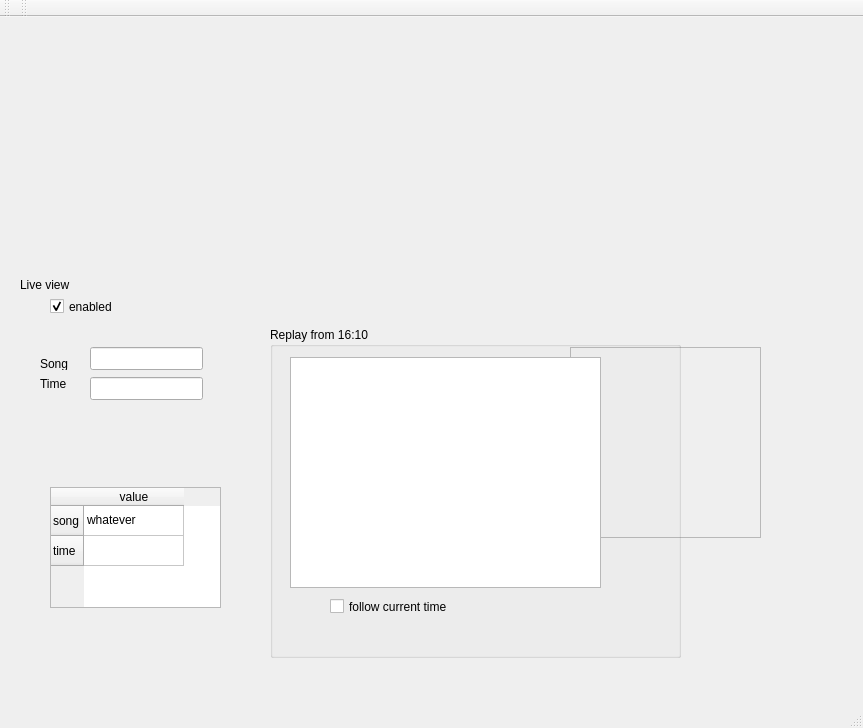
<?xml version="1.0" encoding="UTF-8"?>
<ui version="4.0">
 <class>MainWindow</class>
 <widget class="QMainWindow" name="MainWindow">
  <property name="geometry">
   <rect>
    <x>0</x>
    <y>0</y>
    <width>863</width>
    <height>728</height>
   </rect>
  </property>
  <property name="windowTitle">
   <string>MainWindow</string>
  </property>
  <widget class="QWidget" name="centralwidget">
   <widget class="QLabel" name="label">
    <property name="geometry">
     <rect>
      <x>20</x>
      <y>260</y>
      <width>251</width>
      <height>16</height>
     </rect>
    </property>
    <property name="text">
     <string>Live view</string>
    </property>
   </widget>
   <widget class="QWidget" name="liveView" native="true">
    <property name="geometry">
     <rect>
      <x>20</x>
      <y>10</y>
      <width>320</width>
      <height>240</height>
     </rect>
    </property>
   </widget>
   <widget class="QCheckBox" name="checkBox">
    <property name="geometry">
     <rect>
      <x>50</x>
      <y>280</y>
      <width>121</width>
      <height>19</height>
     </rect>
    </property>
    <property name="text">
     <string>enabled</string>
    </property>
    <property name="checked">
     <bool>true</bool>
    </property>
   </widget>
   <widget class="QTableWidget" name="tableWidget">
    <property name="geometry">
     <rect>
      <x>50</x>
      <y>470</y>
      <width>171</width>
      <height>121</height>
     </rect>
    </property>
    <row>
     <property name="text">
      <string>song</string>
     </property>
    </row>
    <row>
     <property name="text">
      <string>time</string>
     </property>
    </row>
    <column>
     <property name="text">
      <string>value</string>
     </property>
    </column>
    <item row="0" column="0">
     <property name="text">
      <string>whatever</string>
     </property>
    </item>
   </widget>
   <widget class="QLabel" name="label_3">
    <property name="geometry">
     <rect>
      <x>40</x>
      <y>340</y>
      <width>52</width>
      <height>13</height>
     </rect>
    </property>
    <property name="text">
     <string>Song</string>
    </property>
   </widget>
   <widget class="QLabel" name="label_4">
    <property name="geometry">
     <rect>
      <x>40</x>
      <y>360</y>
      <width>52</width>
      <height>13</height>
     </rect>
    </property>
    <property name="text">
     <string>Time</string>
    </property>
   </widget>
   <widget class="QLineEdit" name="lineEdit">
    <property name="geometry">
     <rect>
      <x>90</x>
      <y>330</y>
      <width>113</width>
      <height>23</height>
     </rect>
    </property>
   </widget>
   <widget class="QLineEdit" name="lineEdit_2">
    <property name="geometry">
     <rect>
      <x>90</x>
      <y>360</y>
      <width>113</width>
      <height>23</height>
     </rect>
    </property>
   </widget>
   <widget class="QScrollArea" name="scrollArea">
    <property name="geometry">
     <rect>
      <x>570</x>
      <y>330</y>
      <width>191</width>
      <height>191</height>
     </rect>
    </property>
    <property name="widgetResizable">
     <bool>true</bool>
    </property>
    <widget class="QWidget" name="scrollAreaWidgetContents">
     <property name="geometry">
      <rect>
       <x>0</x>
       <y>0</y>
       <width>189</width>
       <height>189</height>
      </rect>
     </property>
    </widget>
   </widget>
   <widget class="QGroupBox" name="groupBox">
    <property name="geometry">
     <rect>
      <x>270</x>
      <y>310</y>
      <width>411</width>
      <height>331</height>
     </rect>
    </property>
    <property name="title">
     <string>Replay from 16:10</string>
    </property>
    <widget class="QGraphicsView" name="graphicsView_2">
     <property name="geometry">
      <rect>
       <x>20</x>
       <y>30</y>
       <width>311</width>
       <height>231</height>
      </rect>
     </property>
    </widget>
    <widget class="QCheckBox" name="checkBox_2">
     <property name="geometry">
      <rect>
       <x>60</x>
       <y>270</y>
       <width>191</width>
       <height>19</height>
      </rect>
     </property>
     <property name="text">
      <string>follow current time</string>
     </property>
    </widget>
    <zorder>graphicsView_2</zorder>
    <zorder>graphicsView_2</zorder>
    <zorder>checkBox_2</zorder>
   </widget>
  </widget>
  <widget class="QMenuBar" name="menubar">
   <property name="geometry">
    <rect>
     <x>0</x>
     <y>0</y>
     <width>863</width>
     <height>21</height>
    </rect>
   </property>
  </widget>
  <widget class="QStatusBar" name="statusbar"/>
  <widget class="QToolBar" name="toolBar">
   <property name="windowTitle">
    <string>toolBar</string>
   </property>
   <attribute name="toolBarArea">
    <enum>TopToolBarArea</enum>
   </attribute>
   <attribute name="toolBarBreak">
    <bool>false</bool>
   </attribute>
  </widget>
  <widget class="QToolBar" name="toolBar_2">
   <property name="windowTitle">
    <string>toolBar_2</string>
   </property>
   <attribute name="toolBarArea">
    <enum>TopToolBarArea</enum>
   </attribute>
   <attribute name="toolBarBreak">
    <bool>false</bool>
   </attribute>
  </widget>
 </widget>
 <resources/>
 <connections/>
 <slots>
  <slot>startLiveView()</slot>
 </slots>
</ui>
